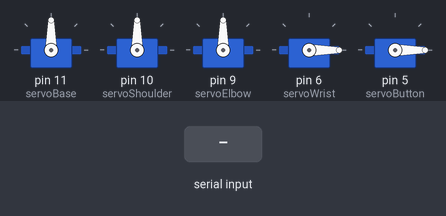
Simulated run of this sketch. Board: Arduino Uno, built with avr-gcc and run on an emulated ATmega328P. On the bench: 5 × servo. The inputs (shaded band) are chosen by the test bench.

Above: at 1.2 s.
1.3 s: "q" received over Serial
At 3.4 s:
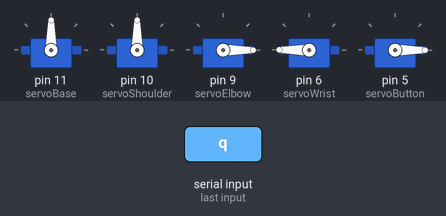
4.3 s: "w" received over Serial
At 5.5 s:
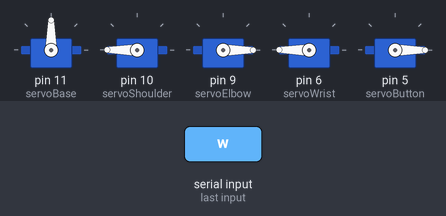
6.4 s: "e" received over Serial
At 7.9 s:
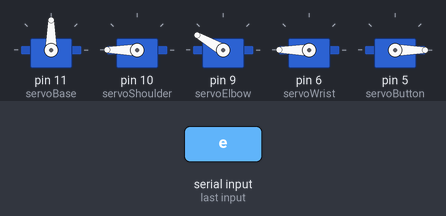
9.4 s: "a" received over Serial
At 11.2 s:
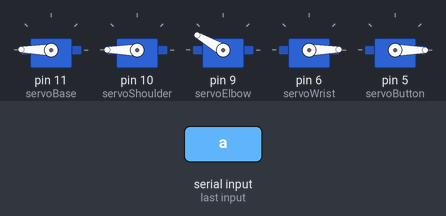
11.5 s: "s" received over Serial
At 14.43 s:
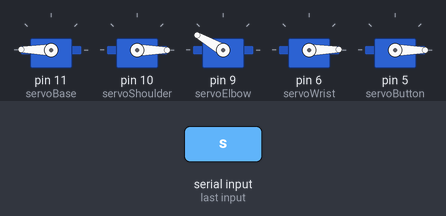
14.5 s: "d" received over Serial
At 16.8 s:
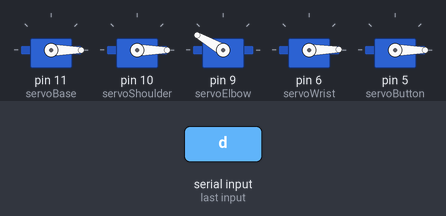
Timing chart, 0 to 18.3 s (numbered marks = the images above; inputs shaded):
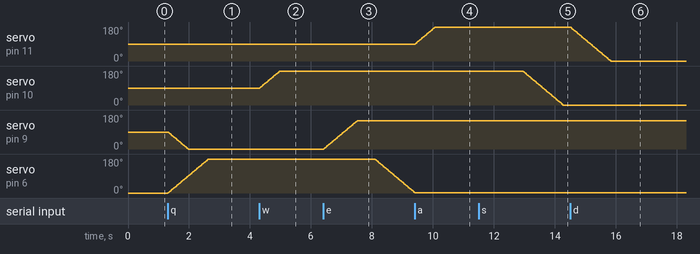

Measured:
- after the input at 1.3 s, servo on pin 9 (servoElbow): moves from 90° to 0° over 0.66 s, starting at once; servo on pin 6 (servoWrist): moves from 0° to 180° over 1.3 s, starting at once
- after the input at 4.3 s, servo on pin 10 (servoShoulder): moves from 90° to 180° over 0.66 s, starting at once; servo on pin 6 (servoWrist): stops changing and stays 180°
- after the input at 6.4 s, servo on pin 10 (servoShoulder): stops changing and stays 180°; servo on pin 9 (servoElbow): moves from 0° to 150° over 1.1 s, starting at once; servo on pin 6 (servoWrist): moves from 180° to 2° over 1.3 s, starting after 1.7 s
- after the input at 9.4 s, servo on pin 11 (servoBase): moves from 90° to 179° over 0.64 s, starting at once
- after the input at 11.5 s, servo on pin 10 (servoShoulder): moves from 180° to 0° over 1.3 s, starting after 1.4 s
- after the input at 14.5 s, servo on pin 11 (servoBase): moves from 179° to 0° over 1.3 s, starting at once

The sketch:

printerArm.ino
```cpp
#include <Servo.h>

Servo servoBase;
Servo servoShoulder;
Servo servoElbow;
Servo servoWrist;
Servo servoButton;

int valBase = 90;
int valShoulder = 90;
int valElbow = 90;
int valWrist = 0;
int valButton = 0;

char in;

int debug = 13;

void setup(){
  //initialize stuffad
  Serial.begin(9600);
  servoBase.attach(11);
  servoShoulder.attach(10);
  servoElbow.attach(9);
  servoWrist.attach(6);
  servoButton.attach(5);
}

void loop(){
  //servo code here

  if (Serial.available()>0){
    in = (char)Serial.read();
  }
  servoBase.write(valBase);
  servoShoulder.write(valShoulder);
  servoElbow.write(valElbow);
  servoWrist.write(valWrist);
  servoButton.write(valButton);

  switch (in){
  case 'q':
  valElbow--;
  valWrist++;
  delay(2);
  Debug();
  break;

  case 'w':
  valShoulder++;
  valElbow--;
  delay(2);
  Debug();
  break;

  case 'e':
  valElbow++;
  valWrist--;
  delay(2);
  Debug();
  break;

  case 'a':
  valBase++;
  delay(2);
  Debug();
  break;

  case 's':
  valShoulder--;
  valElbow++;
  delay(2);
  Debug();
  break;

  case 'd':
  valBase--;
  delay(2);
  Debug();
  break;

  case ',':
  valButton = 180     ;
  Debug();
  break;

//  case !',':
//  valButton = 0;
//  break;
  }
  if(in!=',')
  {
    valButton=0;
  }


  if(valBase >= 179){
    valBase = 179;
  }
  else if(valBase < 0){
    valBase = 0;
  }
//  if(valShoulder >= 180){
//    valShoulder = 179;
//  }
//  else if(valShoulder < 0){
//    valShoulder = 0;
//  }
   if(valElbow >= 150){
    valElbow = 150;
  }
  else if(valElbow < 0){
    valElbow = 0;
  }
}


void Debug(){
  digitalWrite(debug, HIGH);
  delay(5);
  digitalWrite(debug, LOW);
}
```
